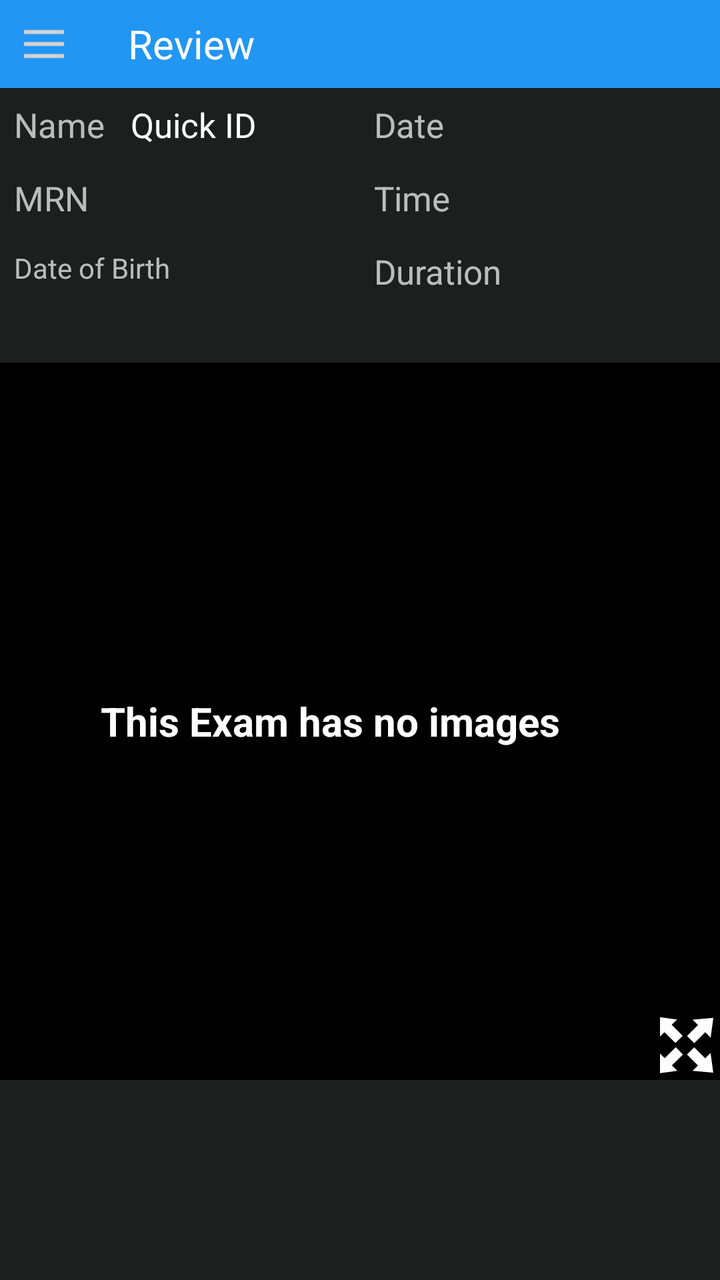
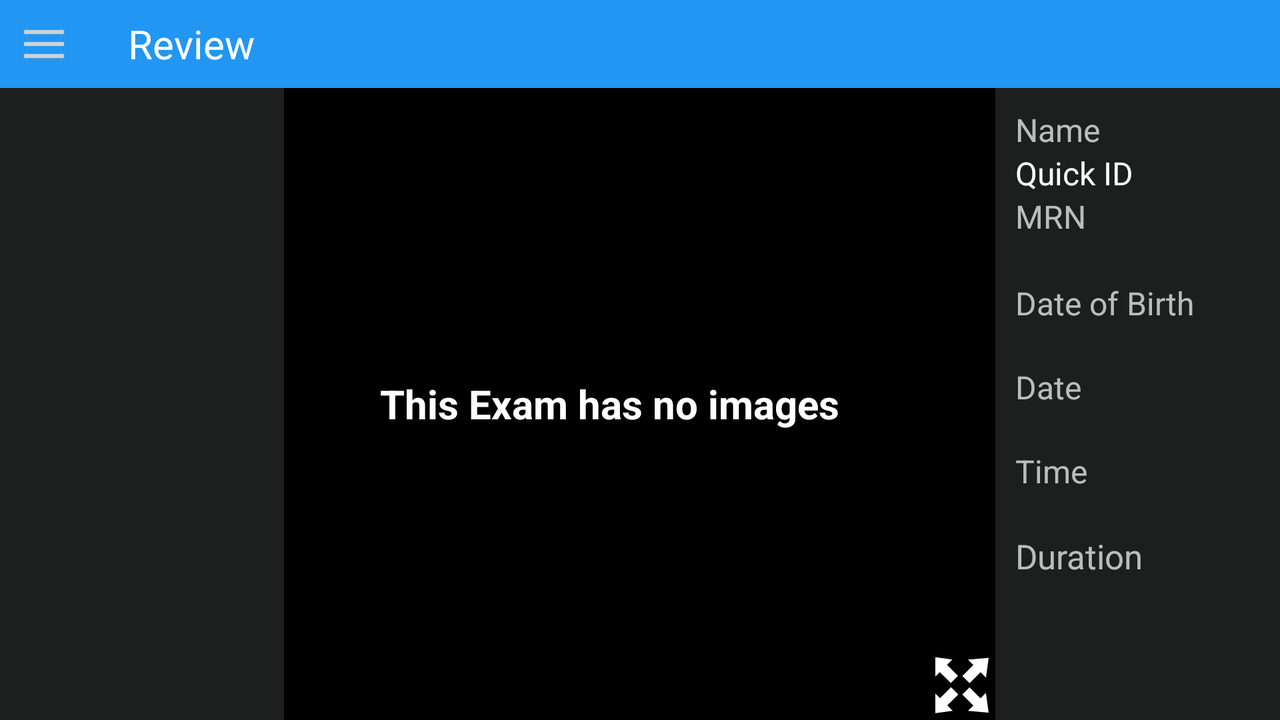

Compare how this app lays out the same screen by default and in its alternative resource folder. The renders come first, then the two layout files and the values they reference.
<!-- AndroidManifest.xml: application theme AppTheme -->
<!-- res/layout/activity_saved_exam_detail.xml -->
<?xml version="1.0" encoding="utf-8"?>
<LinearLayout xmlns:android="http://schemas.android.com/apk/res/android"
    xmlns:tools="http://schemas.android.com/tools"
    android:layout_width="match_parent"
    android:layout_height="match_parent"
    android:background="@color/white_smoke"
    android:orientation="vertical"
    tools:context="leltek.viewer.SavedExamDetailActivity">

    <LinearLayout
        android:layout_width="match_parent"
        android:layout_height="wrap_content"
        android:background="#2196F3"
        android:orientation="horizontal">

        <ImageView
            android:id="@+id/imgMenu"
            android:layout_width="wrap_content"
            android:layout_height="wrap_content"
            android:padding="10dp"
            android:src="@mipmap/icon_menu" />

        <TextView
            android:id="@+id/QuickID"
            android:layout_width="wrap_content"
            android:layout_height="wrap_content"
            android:layout_gravity="center"
            android:layout_marginLeft="20dp"
            android:text="Review"
            android:textColor="@color/white"
            android:textSize="20dp" />

    </LinearLayout>

    <LinearLayout
        android:layout_width="match_parent"
        android:layout_height="match_parent"
        android:orientation="vertical">

        <LinearLayout
            android:id="@+id/lytInfo"
            android:layout_width="match_parent"
            android:layout_height="0dp"
            android:layout_weight="0.3"
            android:background="@color/grey_700"
            android:orientation="horizontal">

            <LinearLayout
                android:layout_width="0dp"
                android:layout_height="match_parent"
                android:layout_weight="1"
                android:orientation="vertical">

                <LinearLayout
                    android:layout_width="match_parent"
                    android:layout_height="wrap_content"
                    android:orientation="horizontal"
                    android:padding="7dp">

                    <TextView
                        android:layout_width="wrap_content"
                        android:layout_height="wrap_content"
                        android:text="Name   "
                        android:textSize="17dp" />

                    <TextView
                        android:id="@+id/txvId"
                        android:layout_width="wrap_content"
                        android:layout_height="wrap_content"
                        android:layout_gravity="right"
                        android:text="Quick ID"
                        android:textColor="@color/white"
                        android:textSize="17dp" />
                </LinearLayout>

                <LinearLayout
                    android:layout_width="match_parent"
                    android:layout_height="wrap_content"
                    android:orientation="horizontal"
                    android:padding="7dp">

                    <TextView
                        android:layout_width="wrap_content"
                        android:layout_height="wrap_content"
                        android:text="MRN   "
                        android:textSize="17dp" />

                    <TextView
                        android:id="@+id/txvMrn"
                        android:layout_width="wrap_content"
                        android:layout_height="wrap_content"
                        android:layout_gravity="right"
                        android:text=""
                        android:textColor="@color/white"
                        android:textSize="17dp" />
                </LinearLayout>

                <LinearLayout
                    android:layout_width="match_parent"
                    android:layout_height="wrap_content"
                    android:orientation="horizontal"
                    android:padding="7dp">

                    <TextView
                        android:layout_width="wrap_content"
                        android:layout_height="wrap_content"
                        android:text="Date of Birth "
                        android:textSize="14dp" />

                    <TextView
                        android:id="@+id/txvDOB"
                        android:layout_width="wrap_content"
                        android:layout_height="wrap_content"
                        android:layout_gravity="right"
                        android:text=""
                        android:textColor="@color/white"
                        android:textSize="14dp" />
                </LinearLayout>
            </LinearLayout>

            <LinearLayout
                android:layout_width="0dp"
                android:layout_height="match_parent"
                android:layout_weight="1"
                android:orientation="vertical">


                <LinearLayout
                    android:layout_width="match_parent"
                    android:layout_height="wrap_content"
                    android:orientation="horizontal"
                    android:padding="7dp">

                    <TextView
                        android:layout_width="wrap_content"
                        android:layout_height="wrap_content"
                        android:text="Date   "
                        android:textSize="17dp" />

                    <TextView
                        android:id="@+id/txvDate"
                        android:layout_width="wrap_content"
                        android:layout_height="wrap_content"
                        android:layout_gravity="right"
                        android:text=""
                        android:textColor="@color/white"
                        android:textSize="17dp" />
                </LinearLayout>

                <LinearLayout
                    android:layout_width="match_parent"
                    android:layout_height="wrap_content"
                    android:orientation="horizontal"
                    android:padding="7dp">

                    <TextView
                        android:layout_width="wrap_content"
                        android:layout_height="wrap_content"
                        android:text="Time   "
                        android:textSize="17dp" />

                    <TextView
                        android:id="@+id/txvTime"
                        android:layout_width="wrap_content"
                        android:layout_height="wrap_content"
                        android:layout_gravity="right"
                        android:text=""
                        android:textColor="@color/white"
                        android:textSize="17dp" />
                </LinearLayout>

                <LinearLayout
                    android:layout_width="match_parent"
                    android:layout_height="wrap_content"
                    android:orientation="horizontal"
                    android:padding="7dp">

                    <TextView
                        android:layout_width="wrap_content"
                        android:layout_height="wrap_content"
                        android:text="Duration   "
                        android:textSize="17dp" />

                    <TextView
                        android:id="@+id/txvDuration"
                        android:layout_width="wrap_content"
                        android:layout_height="wrap_content"
                        android:layout_gravity="right"
                        android:text=""
                        android:textColor="@color/white"
                        android:textSize="17dp" />
                </LinearLayout>

            </LinearLayout>

        </LinearLayout>

        <RelativeLayout
            android:layout_width="match_parent"
            android:layout_height="0dp"
            android:layout_weight="1">

            <LinearLayout
                android:layout_width="match_parent"
                android:layout_alignParentTop="true"
                android:layout_above="@+id/lytImage"
                android:layout_height="wrap_content"
                android:background="@color/black"
                android:orientation="horizontal">

                <FrameLayout
                    android:layout_width="0dp"
                    android:layout_height="match_parent"
                    android:layout_weight="1"
                    android:orientation="vertical">

                    <ImageView
                        android:id="@+id/selectedImage"
                        android:layout_width="match_parent"
                        android:layout_height="match_parent"
                        android:adjustViewBounds="true"
                        android:scaleType="fitCenter" />

                    <TextView
                        android:id="@+id/noImageText"
                        android:layout_width="match_parent"
                        android:layout_height="wrap_content"
                        android:layout_gravity="center"
                        android:gravity="center"
                        android:text="This Exam has no images"
                        android:textColor="@color/white"
                        android:textSize="20dp"
                        android:textStyle="bold" />
                </FrameLayout>

                <LinearLayout
                    android:layout_width="30dp"
                    android:layout_height="match_parent"
                    android:layout_gravity="right"
                    android:gravity="right">

                    <ImageView
                        android:id="@+id/imgFull"
                        android:layout_width="35dp"
                        android:layout_height="35dp"
                        android:layout_gravity="bottom"
                        android:src="@drawable/ic_svg_fullscreen" />
                </LinearLayout>

            </LinearLayout>


            <android.support.v7.widget.RecyclerView
                android:id="@+id/lytImage"
                android:layout_width="match_parent"
                android:layout_height="100dp"
                android:layout_alignParentBottom="true"
                android:background="@color/grey_700" />
        </RelativeLayout>
    </LinearLayout>

</LinearLayout>
<!-- resources referenced by this layout -->
<resources>
  <color name="black">#000000</color>
  <color name="grey_700">#1D1E1E</color>
  <color name="white">#FFFFFF</color>
  <color name="white_smoke">#F7F7F7</color>
  <!-- drawable ic_svg_fullscreen (drawable-hdpi) -->
  <vector xmlns:android="http://schemas.android.com/apk/res/android"
          android:width="354dp"
          android:height="354dp"
          android:viewportWidth="354.33072"
          android:viewportHeight="354.33072">
      <path
          android:pathData="M45.9,139.2 L36.3,34.7 137.1,48.2 109.8,75.5 165.4,131 128.9,167.4 73.2,111.9Z"
          android:strokeLineCap="butt"
          android:fillAlpha="1"
          android:strokeColor="#00000000"
          android:fillColor="#ffffff"
          android:strokeWidth="1"
          android:strokeLineJoin="miter"
          android:strokeAlpha="1"/>
      <path
          android:pathData="m215.4,308.1 l104.8,9.5 -13.5,-100.5 -27.4,27.3 -55.7,-55.5 -36.5,36.4 55.7,55.5z"
          android:strokeLineCap="butt"
          android:fillAlpha="1"
          android:strokeColor="#00000000"
          android:fillColor="#ffffff"
          android:strokeWidth="1"
          android:strokeLineJoin="miter"
          android:strokeAlpha="1"/>
      <path
          android:pathData="M215.8,48.8 L320.6,39.3 307,139.8 279.6,112.5 224,168 187.5,131.6 243.1,76.1Z"
          android:strokeLineCap="butt"
          android:fillAlpha="1"
          android:strokeColor="#00000000"
          android:fillColor="#ffffff"
          android:strokeWidth="1"
          android:strokeLineJoin="miter"
          android:strokeAlpha="1"/>
      <path
          android:pathData="M47.3,216.7 L37.7,321.2 138.5,307.7 111.1,280.4 166.8,224.9 130.3,188.5 74.6,244Z"
          android:strokeLineCap="butt"
          android:fillAlpha="1"
          android:strokeColor="#00000000"
          android:fillColor="#ffffff"
          android:strokeWidth="1"
          android:strokeLineJoin="miter"
          android:strokeAlpha="1"/>
  </vector>
  <!-- mipmap icon_menu: png bitmap (mipmap-xhdpi, 194 bytes) -->
  <style name="AppTheme" parent="Theme.AppCompat.NoActionBar">
          <item name="android:windowNoTitle">true</item>
          
  
   
  
          
          <item name="colorPrimary">@color/primary</item>
          <item name="colorPrimaryDark">@color/black</item>
  
          <item name="colorAccent">@android:color/darker_gray</item>
  
      </style>
  <color name="primary">#2c2c2c</color>
</resources>
<!-- res/layout-land/activity_saved_exam_detail.xml (the repository's variant of the layout above) -->
<!-- drawn on the phone turned sideways -->
<?xml version="1.0" encoding="utf-8"?>
<LinearLayout xmlns:android="http://schemas.android.com/apk/res/android"
    xmlns:tools="http://schemas.android.com/tools"
    android:layout_width="match_parent"
    android:layout_height="match_parent"
    android:background="@color/white_smoke"
    android:orientation="vertical"
    tools:context="leltek.viewer.SavedExamDetailActivity">

    <LinearLayout
        android:layout_width="match_parent"
        android:layout_height="wrap_content"
        android:background="#2196F3"
        android:orientation="horizontal">

        <ImageView
            android:id="@+id/imgMenu"
            android:layout_width="wrap_content"
            android:layout_height="wrap_content"
            android:padding="10dp"
            android:src="@mipmap/icon_menu" />

        <TextView
            android:id="@+id/QuickID"
            android:layout_width="wrap_content"
            android:layout_height="wrap_content"
            android:layout_gravity="center"
            android:layout_marginLeft="20dp"
            android:text="Review"
            android:textColor="@color/white"
            android:textSize="20dp" />

    </LinearLayout>

    <LinearLayout
        android:layout_width="match_parent"
        android:layout_height="match_parent"
        android:orientation="horizontal">

        <android.support.v7.widget.RecyclerView
            android:id="@+id/lytImage"
            android:layout_width="0dp"
            android:layout_height="match_parent"
            android:layout_weight="2"
            android:background="@color/grey_700"
            android:orientation="vertical">

        </android.support.v7.widget.RecyclerView>

        <LinearLayout
            android:layout_width="0dp"
            android:layout_height="match_parent"
            android:layout_weight="5"
            android:background="@color/black">

            <FrameLayout
                android:layout_width="0dp"
                android:layout_height="match_parent"
                android:layout_weight="1"
                android:orientation="vertical">

                <ImageView
                    android:id="@+id/selectedImage"
                    android:layout_width="match_parent"
                    android:layout_height="match_parent"
                    android:adjustViewBounds="true"
                    android:scaleType="fitCenter" />

                <TextView
                    android:id="@+id/noImageText"
                    android:layout_width="match_parent"
                    android:layout_height="wrap_content"
                    android:layout_gravity="center"
                    android:gravity="center"
                    android:text="This Exam has no images"
                    android:textColor="@color/white"
                    android:textSize="20dp"
                    android:textStyle="bold" />
            </FrameLayout>

            <LinearLayout
                android:layout_width="30dp"
                android:layout_height="match_parent"
                android:layout_gravity="right"
                android:gravity="right">

                <ImageView
                    android:id="@+id/imgFull"
                    android:layout_width="35dp"
                    android:layout_height="35dp"
                    android:layout_gravity="bottom"
                    android:src="@drawable/ic_svg_fullscreen" />
            </LinearLayout>
        </LinearLayout>

        <LinearLayout
            android:id="@+id/lytInfo"
            android:layout_width="0dp"
            android:layout_height="match_parent"
            android:layout_weight="2"
            android:background="@color/grey_700"
            android:orientation="vertical"
            android:paddingLeft="10dp"
            android:paddingTop="10dp">

            <TextView
                android:layout_width="wrap_content"
                android:layout_height="wrap_content"
                android:text="Name   "
                android:textSize="16dp" />

            <TextView
                android:id="@+id/txvId"
                android:layout_width="wrap_content"
                android:layout_height="wrap_content"
                android:text="Quick ID"
                android:textColor="@color/white"
                android:textSize="16dp" />

            <TextView
                android:layout_width="wrap_content"
                android:layout_height="wrap_content"
                android:text="MRN"
                android:textSize="16dp" />

            <TextView
                android:id="@+id/txvMrn"
                android:layout_width="wrap_content"
                android:layout_height="wrap_content"
                android:text=""
                android:textColor="@color/white"
                android:textSize="16dp" />

            <TextView
                android:layout_width="wrap_content"
                android:layout_height="wrap_content"
                android:text="Date of Birth"
                android:textSize="16dp" />

            <TextView
                android:id="@+id/txvDOB"
                android:layout_width="wrap_content"
                android:layout_height="wrap_content"
                android:text=""
                android:textColor="@color/white"
                android:textSize="15dp" />

            <TextView
                android:layout_width="wrap_content"
                android:layout_height="wrap_content"
                android:text="Date"
                android:textSize="16dp" />

            <TextView
                android:id="@+id/txvDate"
                android:layout_width="wrap_content"
                android:layout_height="wrap_content"
                android:text=""
                android:textColor="@color/white"
                android:textSize="15dp" />

            <TextView
                android:layout_width="wrap_content"
                android:layout_height="wrap_content"
                android:text="Time"
                android:textSize="16dp" />

            <TextView
                android:id="@+id/txvTime"
                android:layout_width="wrap_content"
                android:layout_height="wrap_content"
                android:text=""
                android:textColor="@color/white"
                android:textSize="15dp" />

            <TextView
                android:layout_width="wrap_content"
                android:layout_height="wrap_content"
                android:text="Duration"
                android:textSize="17dp" />

            <TextView
                android:id="@+id/txvDuration"
                android:layout_width="wrap_content"
                android:layout_height="wrap_content"
                android:text=""
                android:textColor="@color/white"
                android:textSize="15dp" />
        </LinearLayout>
    </LinearLayout>

</LinearLayout>
